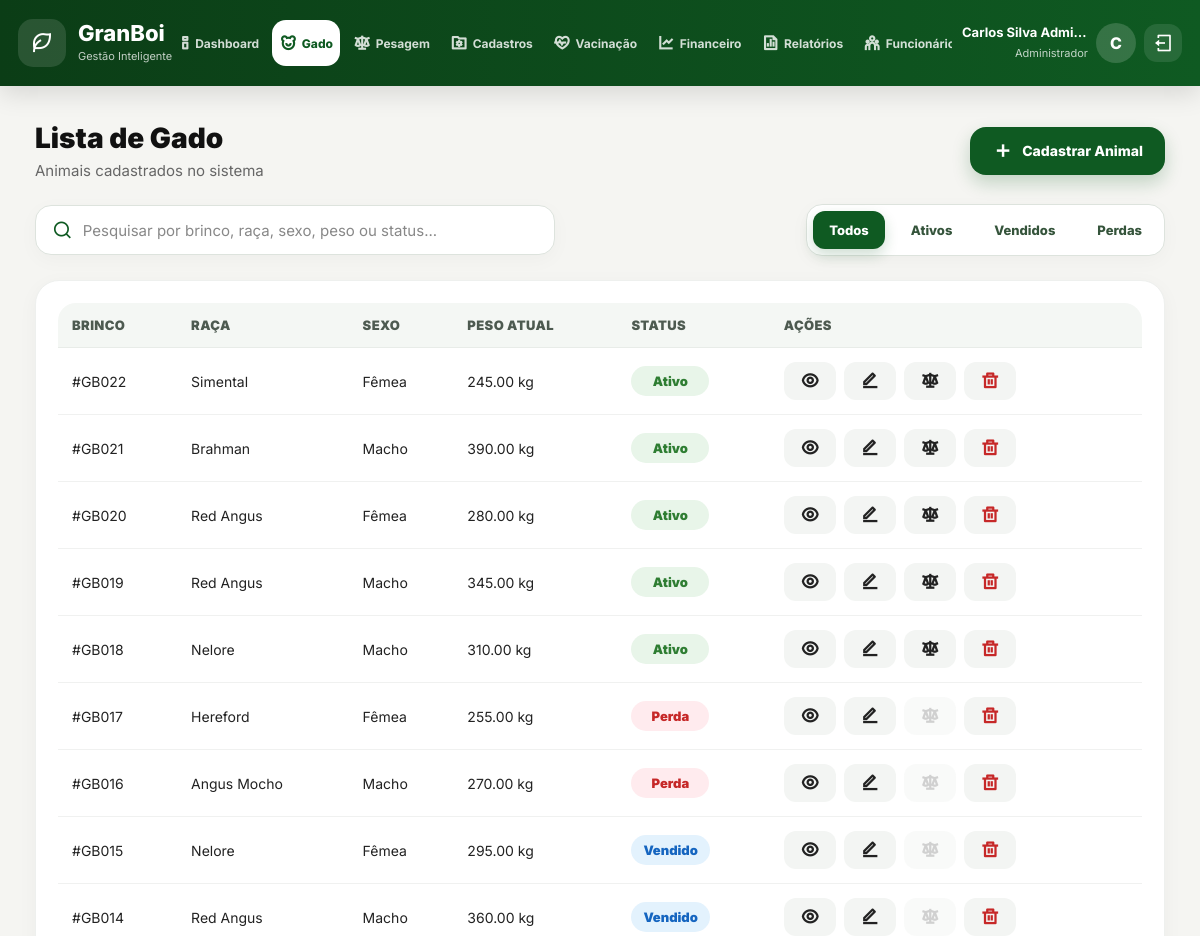
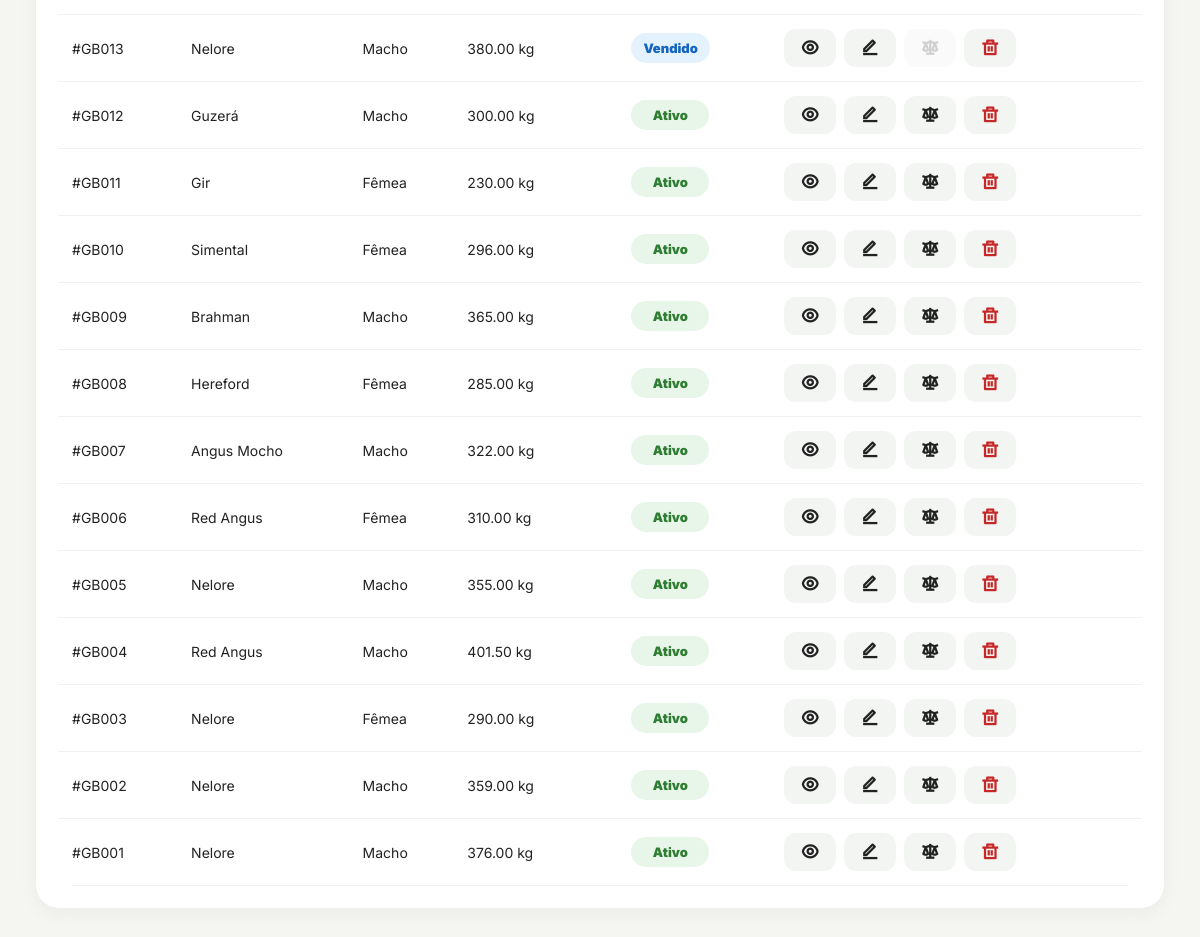
Page /GranBoi/animal (signed in) on the committed database (2 pictures, top to bottom).
### tables this page shows
CREATE TABLE `animal` (
  `id` BIGINT(20) NOT NULL AUTO_INCREMENT,
  `brinco_identificador` VARCHAR(20) NOT NULL,
  `raca_id` INT(11) DEFAULT NULL,
  `lote_id` INT(11) DEFAULT NULL,
  `data_nascimento` DATE DEFAULT NULL,
  `sexo` ENUM('M','F') DEFAULT NULL,
  `peso_entrada` DECIMAL(10,2) DEFAULT NULL,
  `chip` VARCHAR(100) DEFAULT NULL COMMENT 'CODIGO DO CHIP IMPLANTADO NO ANIMAL (=0 para ausente)',
  `peso_saida` DOUBLE(13,3) DEFAULT 0.000 COMMENT 'Peso na saida (ou venda) do animal.',
  `valor_venda` DECIMAL(13,2) DEFAULT 0.00 COMMENT 'Valor da venda do animal.',
  `status` VARCHAR(20) DEFAULT 'Ativo' COMMENT 'Ativo, Vendido, Perda, Excluido',
  PRIMARY KEY (`id`),
  UNIQUE KEY `brinco_UNIQUE` (`brinco_identificador`),
  KEY `fk_animal_raca` (`raca_id`),
  KEY `fk_animal_lote` (`lote_id`),
  CONSTRAINT `fk_animal_raca` FOREIGN KEY (`raca_id`) REFERENCES `raca` (`id`),
  CONSTRAINT `fk_animal_lote` FOREIGN KEY (`lote_id`) REFERENCES `lote` (`id`)
);

CREATE TABLE `raca` (
  `id` INT(11) NOT NULL AUTO_INCREMENT,
  `nome_raca` VARCHAR(50) NOT NULL,
  PRIMARY KEY (`id`)
);

### app/controllers/Controller.php (called while the page is built, shortened)
<?php
class Controller
{
    protected function render($view, $dados = [])
    {
        $viewPath = ROOT_PATH . "/app/views/{$view}.php";
        extract($dados);
        require_once ROOT_PATH . "/app/layout/cabecalho.php";
        require_once $viewPath;
        require_once ROOT_PATH . "/app/layout/rodape.php";
    }
}

### app/controllers/AnimalController.php (called while the page is built, shortened)
<?php
class AnimalController extends Controller
{
    public function listar()
    {
        $model = $this->model('Animal');
        $racaModel = $this->model('Raca');
        $loteModel = $this->model('Lote');
        $dados = [
            'titulo' => 'GranBoi - Gado',
            'pageCss' => [
                '/public/assets/css/components/modal.css',
                '/public/assets/css/components/animal/animalModal.css',
                '/public/assets/css/pages/animal/animal.css',
                '/public/assets/css/pages/animal/listar.css'
            ],
            'pageJs' => [
                '/public/assets/js/validations/animal/animalValidation.js',
                '/public/assets/js/modals/animal/cadastrarAnimalModal.js',
                '/public/assets/js/modals/animal/editarAnimalModal.js',
                '/public/assets/js/modals/animal/excluirAnimalModal.js',
                '/public/assets/js/modals/animal/detalhesAnimalModal.js',
                '/public/assets/js/pages/animal/animalPage.js'
            ],
            'animais' => $model->listarTodos(),
            'racas' => $racaModel->listarTodos(),
            'lotes' => $loteModel->listarTodos()
        ];
        $this->render('animal/listar', $dados);
    }
}

### app/routes/web.php (called while the page is built, shortened)
<?php
$url = parse_url($_SERVER['REQUEST_URI'], PHP_URL_PATH);
$basePath = parse_url(BASE_URL, PHP_URL_PATH);
$url = str_replace($basePath, '', $url);
$route = $routes[$url];
$method = $route['method'];
require_once ROOT_PATH . '/app/controllers/Controller.php';
$controllerInstance = new $controller();
$controllerInstance->$method();

### index.php (called while the page is built, shortened)
<?php
require_once ROOT_PATH . '/app/routes/web.php';

### app/models/Animal.php (called while the page is built, shortened)
<?php
require_once ROOT_PATH . '/app/models/conexao.php';
class Animal
{
    private $db;
    public function __construct()
    {
        $this->db = Conexao::conectar();
    }
    public function listarTodos()
    {
        $sql = "
            SELECT
                animal.*,
                raca.nome_raca AS raca,
                lote.nome_lote AS lote,
                COALESCE(ultima_pesagem.peso, animal.peso_entrada) AS peso_atual,
                ultima_pesagem.data_pesagem AS data_ultima_pesagem
            FROM animal
            LEFT JOIN raca
                ON raca.id = animal.raca_id
            LEFT JOIN lote
                ON lote.id = animal.lote_id
            LEFT JOIN (
                SELECT
                    pesagem.animal_id,
                    pesagem.peso,
                    pesagem.data_pesagem
                FROM pesagem
                INNER JOIN (
                    SELECT
                        animal_id,
                        MAX(id) AS ultima_pesagem_id
                    FROM pesagem
                    GROUP BY animal_id
                ) ultima
                    ON ultima.ultima_pesagem_id = pesagem.id
            ) ultima_pesagem
                ON ultima_pesagem.animal_id = animal.id
            WHERE LOWER(COALESCE(animal.status, '')) != 'excluido'
            ORDER BY animal.id DESC
        ";
        return $this->db->query($sql)->fetchAll(PDO::FETCH_ASSOC);
    }
}

### app/models/conexao.php (called while the page is built)
<?php
class Conexao
{
    public static function conectar()
    {
        $host = 'localhost';
        $dbname = 'granboi_db';
        $usuario = 'root';
        $senha = '';
        try {
            return new PDO("mysql:host=$host;dbname=$dbname", $usuario, $senha);
        } catch (PDOException $e) {
            die("Erro ao conectar: " . $e->getMessage());
        }
    }
}
?>

### app/views/animal/listar.php (the view, shortened to what this page needs)
<main class="main-content animal-page">
  <section class="page-actions animal-page-actions">
    <div>
      <h2>Lista de Gado</h2>
      <p>
        Animais cadastrados no sistema
      </p>
    </div>
    <button type="button" class="animal-create-btn" id="abrirModalCadastrarAnimal">
      <i class="ri-add-line"></i>
      <span>Cadastrar Animal</span>
    </button>
  </section>
  <section class="animal-filtros-container">
    <div class="animal-search-box">
      <i class="ri-search-line"></i>
      <input
        type="text"
        id="pesquisaAnimal"
        placeholder="Pesquisar por brinco, raça, sexo, peso ou status..."
        autocomplete="off"
      >
    </div>
    <div class="animal-status-filters">
      <button type="button" class="animal-filter-btn active" data-status-filter="todos">
        Todos
      </button>
      <button type="button" class="animal-filter-btn" data-status-filter="ativo">
        Ativos
      </button>
      <button type="button" class="animal-filter-btn" data-status-filter="vendido">
        Vendidos
      </button>
      <button type="button" class="animal-filter-btn" data-status-filter="morto">
        Perdas
      </button>
    </div>
  </section>
  <section class="table-container animal-table-container">
    <table class="animal-table">
      <thead>
        <tr>
          <th>Brinco</th>
          <th>Raça</th>
          <th>Sexo</th>
          <th>Peso Atual</th>
          <th>Status</th>
          <th>Ações</th>
        </tr>
      </thead>
      <tbody id="tabelaAnimalBody">
        <?php if (!empty($animais)): ?>
          <?php foreach ($animais as $animal): ?>
            <?php
              $statusAnimal = strtolower(trim($animal['status'] ?? ''));
              $statusAnimalValor = ucfirst($statusAnimal);
              if ($statusAnimal === 'ativo') {
                  $statusAnimalTexto = 'Ativo';
              } elseif ($statusAnimal === 'vendido') {
                  $statusAnimalTexto = 'Vendido';
              } elseif ($statusAnimal === 'morto') {
                  $statusAnimalTexto = 'Perda';
              } else {
                  $statusAnimalTexto = '-';
              }
            ?>
            <tr class="animal-row" data-status="<?= htmlspecialchars($statusAnimal) ?>">
              <td>
                #<?= htmlspecialchars($animal['brinco_identificador']) ?>
              </td>
              <td>
                <?= htmlspecialchars($animal['raca'] ?? '-') ?>
              </td>
              <td>
                <?php if ($animal['sexo'] === 'M'): ?>
                  Macho
                <?php elseif ($animal['sexo'] === 'F'): ?>
                  Fêmea
                <?php else: ?>
                  -
                <?php endif; ?>
              </td>
              <td>
                <?= htmlspecialchars($animal['peso_atual'] ?? $animal['peso_entrada']) ?> kg
              </td>
              <td>
                <span class="status-badge status-<?= htmlspecialchars($statusAnimal) ?>">
                  <?= htmlspecialchars($statusAnimalTexto) ?>
                </span>
              </td>
              <td>
                <div class="actions animal-actions">
                  <button
                    type="button"
                    class="action-btn detalhes-animal-btn"
                    title="Ver detalhes"
                    data-id="<?= htmlspecialchars($animal['id']) ?>"
                    data-brinco="<?= htmlspecialchars($animal['brinco_identificador']) ?>"
                    data-raca="<?= htmlspecialchars($animal['raca'] ?? '') ?>"
                    data-lote="<?= htmlspecialchars($animal['lote'] ?? '') ?>"
                    data-sexo="<?= htmlspecialchars($animal['sexo']) ?>"
                    data-peso="<?= htmlspecialchars($animal['peso_atual'] ?? $animal['peso_entrada']) ?>"
                    data-data-nascimento="<?= htmlspecialchars($animal['data_nascimento'] ?? '') ?>"
                    data-status="<?= htmlspecialchars($statusAnimalValor) ?>"
                    data-chip="<?= htmlspecialchars($animal['chip'] ?? '') ?>"
                    data-observacoes="<?= htmlspecialchars($animal['observacoes'] ?? '') ?>"
                  >
                    <i class="ri-eye-line"></i>
                  </button>
                  <button
                    type="button"
                    class="action-btn editar-animal-btn"
                    title="Editar animal"
                    data-id="<?= htmlspecialchars($animal['id']) ?>"
                    data-brinco="<?= htmlspecialchars($animal['brinco_identificador']) ?>"
                    data-raca-id="<?= htmlspecialchars($animal['raca_id'] ?? '') ?>"
                    data-lote-id="<?= htmlspecialchars($animal['lote_id'] ?? '') ?>"
                    data-raca="<?= htmlspecialchars($animal['raca'] ?? '') ?>"
                    data-lote="<?= htmlspecialchars($animal['lote'] ?? '') ?>"
                    data-sexo="<?= htmlspecialchars($animal['sexo']) ?>"
                    data-peso="<?= htmlspecialchars($animal['peso_atual'] ?? $animal['peso_entrada']) ?>"
                    data-data-nascimento="<?= htmlspecialchars($animal['data_nascimento'] ?? '') ?>"
                    data-status="<?= htmlspecialchars($statusAnimalValor) ?>"
                    data-chip="<?= htmlspecialchars($animal['chip'] ?? '') ?>"
                    data-observacoes="<?= htmlspecialchars($animal['observacoes'] ?? '') ?>"
                    data-peso-saida="<?= htmlspecialchars($animal['peso_saida'] ?? '') ?>"
                    data-valor-venda="<?= htmlspecialchars($animal['valor_venda'] ?? '') ?>"
                  >
                    <i class="ri-edit-line"></i>
                  </button>
                  <?php if ($statusAnimal === 'ativo'): ?>
                    <a
                      href="<?= BASE_URL ?>/peso?animal_id=<?= htmlspecialchars($animal['id']) ?>"
                      class="action-btn pesagem-animal-btn"
                      title="Controle de pesagem"
                    >
                      <i class="ri-scales-3-line"></i>
                    </a>
                  <?php else: ?>
                    <button
                      type="button"
                      class="action-btn action-btn-disabled"
                      title="Pesagem indisponível para animal <?= $statusAnimal === 'morto' ? 'com perda' : htmlspecialchars($statusAnimal) ?>"
                      disabled
                    >
                      <i class="ri-scales-3-line"></i>
                    </button>
                  <?php endif; ?>
                  <button
                    type="button"
                    class="action-btn danger excluir-animal-btn"
                    title="Excluir animal"
                    data-id="<?= htmlspecialchars($animal['id']) ?>"
                    data-brinco="<?= htmlspecialchars($animal['brinco_identificador']) ?>"
                  >
                    <i class="ri-delete-bin-line"></i>
                  </button>
                </div>
              </td>
            </tr>
          <?php endforeach; ?>
        <?php endif; ?>
      </tbody>
    </table>
  </section>
</main>

### rows in the picture
animal: brinco_identificador "GB022", raca.nome_raca "Simental", sexo "Fêmea", peso_atual "245.00", status "Ativo"
animal: brinco_identificador "GB021", raca.nome_raca "Brahman", sexo "Macho", peso_atual "390.00", status "Ativo"
animal: brinco_identificador "GB020", raca.nome_raca "Red Angus", sexo "Fêmea", peso_atual "280.00", status "Ativo"
animal: brinco_identificador "GB019", raca.nome_raca "Red Angus", sexo "Macho", peso_atual "345.00", status "Ativo"
animal: brinco_identificador "GB018", raca.nome_raca "Nelore", sexo "Macho", peso_atual "310.00", status "Ativo"
animal: brinco_identificador "GB017", raca.nome_raca "Hereford", sexo "Fêmea", peso_atual "255.00", status "Perda"
animal: brinco_identificador "GB016", raca.nome_raca "Angus Mocho", sexo "Macho", peso_atual "270.00", status "Perda"
animal: brinco_identificador "GB015", raca.nome_raca "Nelore", sexo "Fêmea", peso_atual "295.00", status "Vendido"
animal: brinco_identificador "GB014", raca.nome_raca "Red Angus", sexo "Macho", peso_atual "360.00", status "Vendido"
animal: brinco_identificador "GB013", raca.nome_raca "Nelore", sexo "Macho", peso_atual "380.00", status "Vendido"
animal: brinco_identificador "GB012", raca.nome_raca "Guzerá", sexo "Macho", peso_atual "300.00", status "Ativo"
animal: brinco_identificador "GB011", raca.nome_raca "Gir", sexo "Fêmea", peso_atual "230.00", status "Ativo"
animal: brinco_identificador "GB010", raca.nome_raca "Simental", sexo "Fêmea", peso_atual "296.00", status "Ativo"
animal: brinco_identificador "GB009", raca.nome_raca "Brahman", sexo "Macho", peso_atual "365.00", status "Ativo"
animal: brinco_identificador "GB008", raca.nome_raca "Hereford", sexo "Fêmea", peso_atual "285.00", status "Ativo"
animal: brinco_identificador "GB007", raca.nome_raca "Angus Mocho", sexo "Macho", peso_atual "322.00", status "Ativo"
animal: brinco_identificador "GB006", raca.nome_raca "Red Angus", sexo "Fêmea", peso_atual "310.00", status "Ativo"
animal: brinco_identificador "GB005", raca.nome_raca "Nelore", sexo "Macho", peso_atual "355.00", status "Ativo"
animal: brinco_identificador "GB004", raca.nome_raca "Red Angus", sexo "Macho", peso_atual "401.50", status "Ativo"
animal: brinco_identificador "GB003", raca.nome_raca "Nelore", sexo "Fêmea", peso_atual "290.00", status "Ativo"
animal: brinco_identificador "GB002", raca.nome_raca "Nelore", sexo "Macho", peso_atual "359.00", status "Ativo"
animal: brinco_identificador "GB001", raca.nome_raca "Nelore", sexo "Macho", peso_atual "376.00", status "Ativo"

### other values in the picture
$_SESSION['usuario']['nome'] "Carlos Silva Admi…"
$_SESSION['usuario']['papel_nome'] "Administrador"
substr($_SESSION['usuario']['nome'] ?? 'U', 0, 1) "C"
